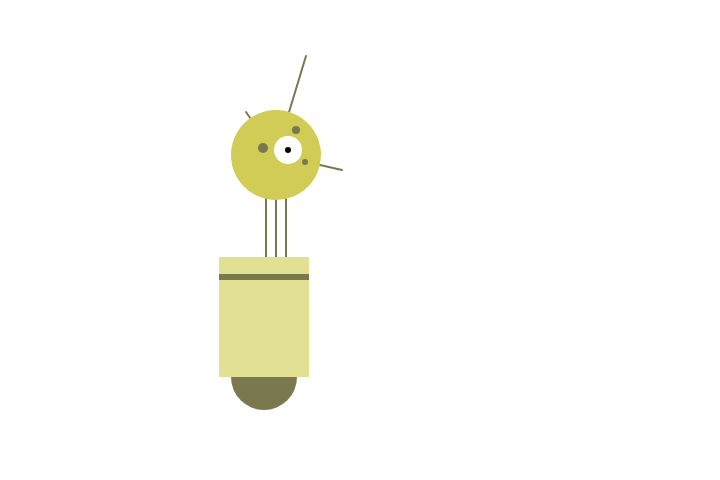
Frame 1 (no input)
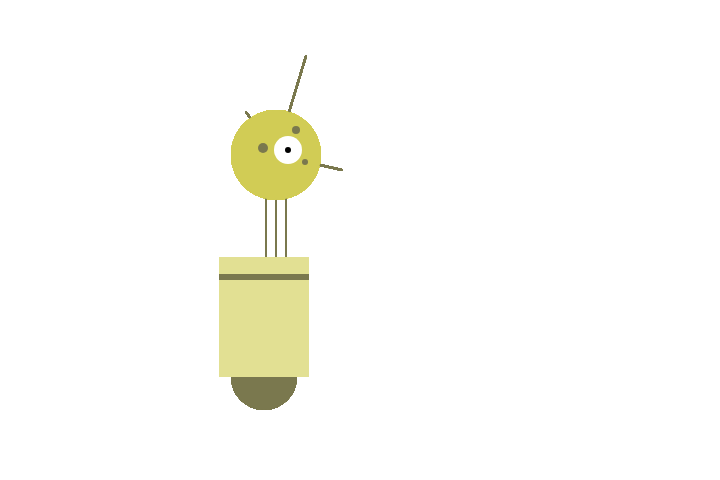
Frame 60 (no input)
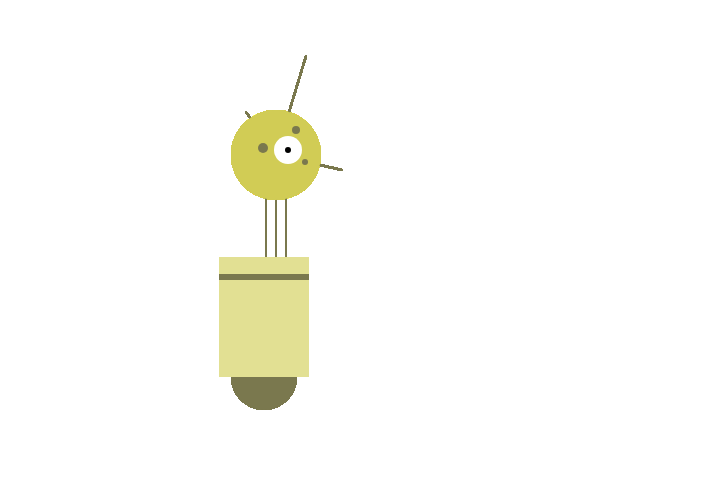
Frame 120 (the mouse pressed at the canvas centre since frame 60)

The p5.js sketch that drew these frames (run headless with seeded random() and noise() and a simulated clock; from frame 60 on, the mouse is pressed at the canvas centre):

// p5.js sketch
// ── sketch.js
function setup() {
  createCanvas(720, 480); //sizes drawing canvas
  smooth(); //smooth out the lines
  strokeWeight(2); //outline thickness
}

function draw() {
  //Neck 
  stroke(122, 120, 78); //set stroke color
  line(266, 257, 266, 162); //draws first vertical line for neck
  line(276, 257, 276, 162); //second neck line
  line(286, 257, 286, 162); //third neck line
  
  //Antennae
  line(276, 155, 246, 112); //angled line for antennae
  line(276, 155, 306, 56); //another line
  line(276, 155, 342, 170); //last antennae line
  
  //Body
  noStroke(); //remove stroke outlines from next drawings
  fill(122, 120, 78); //change fill color
  ellipse(264, 377, 66, 66); //draw circle for foot
  fill(226, 224, 147); //change fill, to black
  rect(219, 257, 90, 120); //draw body rectangle
  fill(122, 120, 78); //change fill back to grey
  rect(219, 274, 90, 6); //another body rectangle
  
  //Head
  fill(209, 204, 85); //black fill
  ellipse(276, 155, 90, 90); //draw head
  fill(255); //white fill
  ellipse(288, 150, 28,28); //draw eye
  fill(0); //fill back to black
  ellipse(288, 150, 6, 6); //draw eye pupil
  fill(122, 120, 78); //change fill to grey
  ellipse(263, 148, 10, 10); //draw accent circle
  ellipse(296, 130, 8, 8); //draw accent circle
  ellipse(305, 162, 6, 6); //draw accent circle
}
